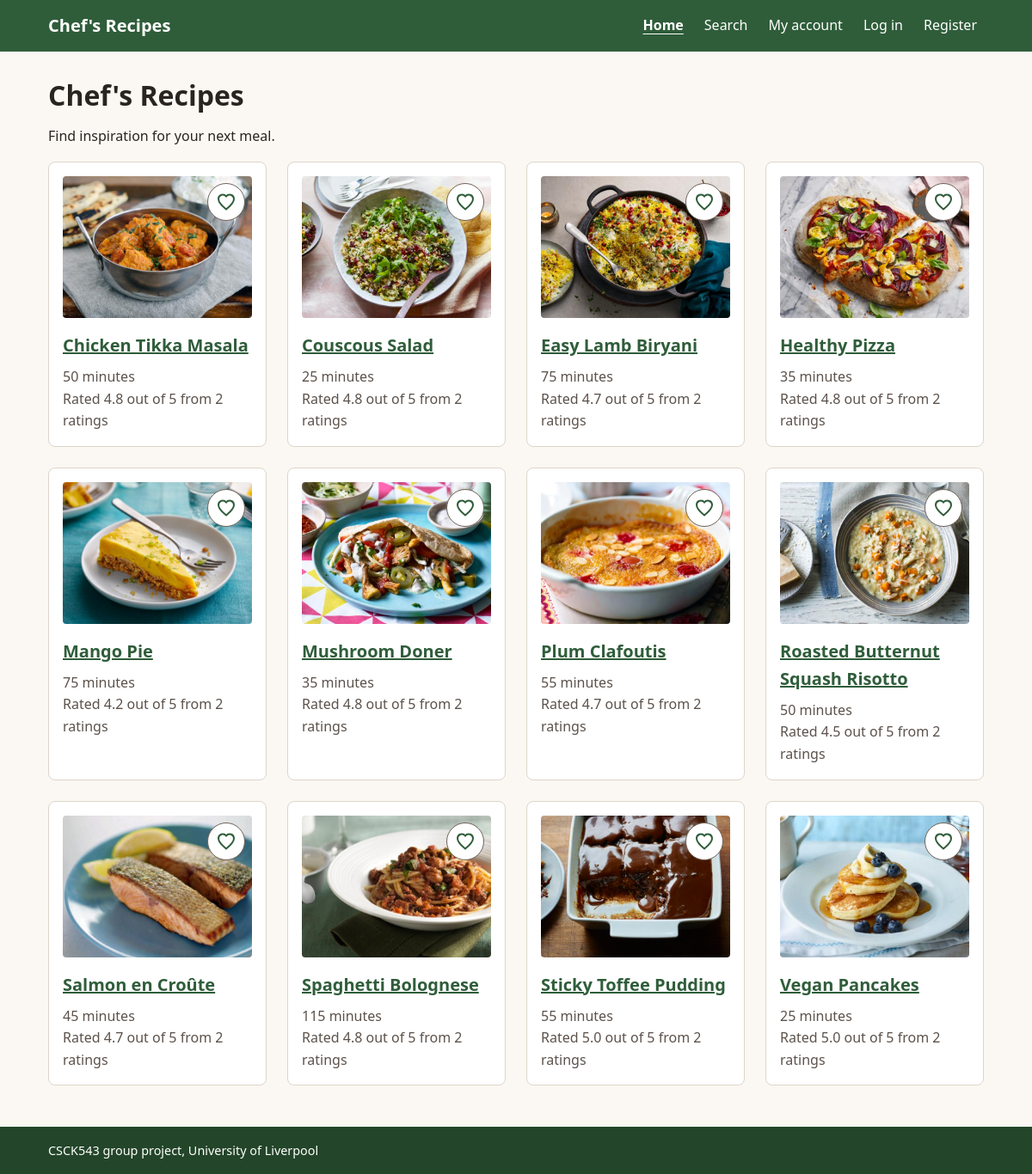
The page / on the database its author committed.
### tables this page shows
CREATE TABLE `recipes` (
  `recipe_id` INT UNSIGNED NOT NULL AUTO_INCREMENT,
  `title` VARCHAR(150) NOT NULL,
  `slug` VARCHAR(160) NOT NULL,
  `subtitle` VARCHAR(255) NOT NULL,
  `description` TEXT NOT NULL,
  `chef_notes` TEXT DEFAULT NULL,
  `bbc_url` VARCHAR(255) NOT NULL,
  `image_path` VARCHAR(255) NOT NULL,
  `prep_time_mins` INT UNSIGNED NOT NULL DEFAULT 15,
  `cook_time_mins` INT UNSIGNED NOT NULL DEFAULT 20,
  `total_time_mins` INT UNSIGNED NOT NULL DEFAULT 35,
  `servings` INT UNSIGNED NOT NULL DEFAULT 4,
  `difficulty` ENUM('Easy', 'Medium', 'Hard') NOT NULL DEFAULT 'Easy',
  `cost_tier` ENUM('Budget', 'Moderate', 'Gourmet') NOT NULL DEFAULT 'Budget',
  `calories_per_serving` INT UNSIGNED NOT NULL DEFAULT 350,
  `protein_g` DECIMAL(5,1) NOT NULL DEFAULT 12.0,
  `carbs_g` DECIMAL(5,1) NOT NULL DEFAULT 45.0,
  `fat_g` DECIMAL(5,1) NOT NULL DEFAULT 10.0,
  `fibre_g` DECIMAL(5,1) NOT NULL DEFAULT 5.0,
  `is_vegetarian` TINYINT(1) NOT NULL DEFAULT 0,
  `is_vegan` TINYINT(1) NOT NULL DEFAULT 0,
  `is_gluten_free` TINYINT(1) NOT NULL DEFAULT 0,
  `is_dairy_free` TINYINT(1) NOT NULL DEFAULT 0,
  `is_featured` TINYINT(1) NOT NULL DEFAULT 0,
  `created_at` DATETIME NOT NULL DEFAULT CURRENT_TIMESTAMP,
  PRIMARY KEY (`recipe_id`),
  UNIQUE KEY `uq_recipes_slug` (`slug`),
  KEY `idx_recipes_difficulty` (`difficulty`),
  KEY `idx_recipes_total_time` (`total_time_mins`),
  KEY `idx_recipes_calories` (`calories_per_serving`)
);

### includes/functions.php (called while the page is built, shortened)
<?php
function e($text)
{
    return htmlspecialchars($text, ENT_QUOTES, 'UTF-8');
}

### includes/recipe-grid.php (the view, shortened to what this page needs)
<div class="recipe-grid">
    <?php foreach ($recipes as $recipe): ?>
        <?php $is_saved = isset($saved_recipes[$recipe['recipe_id']]); ?>
        <article class="recipe-card">
            <img src="<?= e($recipe['image_path']) ?>" alt="Finished <?= e($recipe['title']) ?>" loading="lazy">
            <form method="post" action="favourite.php">
                <button class="favourite-button" type="submit"
                    aria-label="<?= e(($is_saved ? 'Remove from favourites: ' : 'Save to favourites: ') . $recipe['title']) ?>"
                    aria-pressed="<?= $is_saved ? 'true' : 'false' ?>">
                    <svg viewBox="0 0 24 24" aria-hidden="true" focusable="false">
                        <path d="M12 20.5C9.5 18.2 3 13.7 3 8.5A5 5 0 0 1 12 5.5A5 5 0 0 1 21 8.5C21 13.7 14.5 18.2 12 20.5Z"/>
                    </svg>
                </button>
            </form>
            <h2><a href="recipe.php?id=<?= (int)$recipe['recipe_id'] ?>"><?= e($recipe['title']) ?></a></h2>
            <p>
                <?= (int)$recipe['total_time_mins'] ?> minutes
            </p>
            <?php if ((int)$recipe['rating_count'] > 0): ?>
                <p>Rated <?= number_format((float)$recipe['avg_rating'], 1) ?> out of 5
                    from <?= (int)$recipe['rating_count'] ?> <?= (int)$recipe['rating_count'] === 1 ? 'rating' : 'ratings' ?></p>
            <?php else: ?>
                <p>Not yet rated</p>
            <?php endif; ?>
        </article>
    <?php endforeach; ?>
</div>

### includes/header.php (shortened to what this page needs)
<?php
require_once __DIR__ . '/functions.php';
$site_name = "Chef's Recipes";
$current_page = basename($_SERVER['SCRIPT_NAME']);
$is_logged_in = current_user_id() !== null;
$nav_links = [
    'index.php' => 'Home',
    'search.php' => 'Search',
    'account.php' => 'My account',
];
if ($is_logged_in) {
    $nav_links['logout.php'] = 'Log out';
} else {
    $nav_links['login.php'] = 'Log in';
    $nav_links['register.php'] = 'Register';
}
?>
<!DOCTYPE html>
<html lang="en-GB">
<head>
    <link rel="stylesheet" href="assets/css/style.css">
</head>
<body>
    <header class="site-header">
        <div class="container header-inner">
            <a class="site-name" href="index.php"><?= e($site_name) ?></a>
            <nav class="site-nav" id="site-nav" aria-label="Main">
                <ul>
                    <?php foreach ($nav_links as $url => $label): ?>
                        <li>
                            <?php if ($url === 'logout.php'): ?>
                                <form class="nav-logout-form" method="post" action="logout.php">
                                    <?php csrf_field(); ?>
                                    <button class="nav-logout" type="submit">Log out</button>
                                </form>
                            <?php else: ?>
                                <a href="<?= e($url) ?>"<?= $url === $current_page ? ' aria-current="page"' : '' ?>><?= e($label) ?></a>
                            <?php endif; ?>
                        </li>
                    <?php endforeach; ?>
                </ul>
            </nav>
        </div>
    </header>
    <main class="container" id="main">

### index.php (shortened to what this page needs)
<?php
require_once __DIR__ . '/includes/functions.php';
$pdo = getDbConnection();
$recipes = $pdo->query(
    'SELECT r.recipe_id, r.title, r.image_path, r.total_time_mins,
            (SELECT AVG(overall_rating) FROM recipe_ratings WHERE recipe_id = r.recipe_id) AS avg_rating,
            (SELECT COUNT(*) FROM recipe_ratings WHERE recipe_id = r.recipe_id) AS rating_count
     FROM recipes r ORDER BY r.title'
)->fetchAll();
$saved_recipes = [];
require __DIR__ . '/includes/header.php';
?>
<h1><?= e($site_name) ?></h1>
<p>Find inspiration for your next meal.</p>
<?php if (empty($recipes)): ?>
    <p>No recipes available yet.</p>
<?php else: ?>
    <?php require __DIR__ . '/includes/recipe-grid.php'; ?>
<?php endif; ?>
<?php require __DIR__ . '/includes/footer.php'; ?>

### includes/footer.php
    </main>
    <footer class="site-footer">
        <div class="container">
            <p>CSCK543 group project, University of Liverpool</p>
        </div>
    </footer>
</body>
</html>

### assets/css/style.css (style rules this page uses)
:root { --green: #2f5d3a; --green-dark: #234529; --text: #2a2420; --muted: #5c524b; --background: #fbf8f3; --surface: #ffffff; --border: #6f6259; --error: #b00020; }
* { box-sizing: border-box; }
body { margin: 0; min-height: 100vh; display: flex; flex-direction: column; background: var(--background); color: var(--text); font-family: system-ui, -apple-system, "Segoe UI", Roboto, Arial, sans-serif; font-size: 1rem; line-height: 1.6; }
main { flex: 1; padding-top: 2rem; padding-bottom: 3rem; }
h1 { margin: 0 0 1rem; font-size: 2rem; line-height: 1.2; }
a { color: var(--green); }
.container { width: 100%; max-width: 70rem; margin: 0 auto; padding-left: 1rem; padding-right: 1rem; }
.site-header { background: var(--green); color: #ffffff; }
.header-inner { display: flex; flex-wrap: wrap; align-items: center; justify-content: space-between; padding-top: 0.5rem; padding-bottom: 0.5rem; }
.site-name { color: #ffffff; font-size: 1.25rem; font-weight: 700; text-decoration: none; }
.site-nav { width: 100%; }
.js .site-nav { display: none; }
.site-nav ul { margin: 0.5rem 0 0; padding: 0; list-style: none; }
.site-nav a { display: flex; align-items: center; min-height: 44px; padding: 0 0.5rem; color: #ffffff; text-decoration: none; }
.site-nav a:hover, .site-nav a[aria-current="page"] { text-decoration: underline; text-underline-offset: 4px; }
.site-nav a[aria-current="page"] { font-weight: 700; }
.recipe-grid { display: grid; grid-template-columns: repeat(auto-fill, minmax(min(100%, 15rem), 1fr)); gap: 1.5rem; }
.recipe-card { position: relative; padding: 1rem; background: var(--surface); border: 1px solid #ddd5ca; border-radius: 8px; }
.recipe-card img { display: block; width: 100%; aspect-ratio: 4 / 3; object-fit: cover; border-radius: 4px; }
.recipe-card h2 { margin: 1rem 0 0.5rem; font-size: 1.25rem; }
.recipe-card p { margin: 0; color: var(--muted); }
.favourite-button { position: absolute; top: 1.5rem; right: 1.5rem; display: grid; place-items: center; width: 44px; height: 44px; padding: 0; background: var(--surface); color: var(--green); border: 1px solid var(--border); border-radius: 50%; cursor: pointer; }
.favourite-button svg { width: 24px; height: 24px; fill: none; stroke: currentColor; stroke-width: 2; }
.site-footer { background: var(--green-dark); color: #ffffff; font-size: 0.9rem; }
.site-footer p { margin: 0; padding: 1rem 0; }
@media (min-width: 48rem) { .site-nav, .js .site-nav { display: block; width: auto; } }
@media (min-width: 48rem) { .site-nav ul { display: flex; gap: 0.5rem; margin: 0; } }

### rows shown on the page
recipes: image_path (picture), title "Chicken Tikka Masala", total_time_mins "50", avg_rating "4.8", rating_count "2"
recipes: image_path (picture), title "Couscous Salad", total_time_mins "25", avg_rating "4.8", rating_count "2"
recipes: image_path (picture), title "Easy Lamb Biryani", total_time_mins "75", avg_rating "4.7", rating_count "2"
recipes: image_path (picture), title "Healthy Pizza", total_time_mins "35", avg_rating "4.8", rating_count "2"
recipes: image_path (picture), title "Mango Pie", total_time_mins "75", avg_rating "4.2", rating_count "2"
recipes: image_path (picture), title "Mushroom Doner", total_time_mins "35", avg_rating "4.8", rating_count "2"
recipes: image_path (picture), title "Plum Clafoutis", total_time_mins "55", avg_rating "4.7", rating_count "2"
recipes: image_path (picture), title "Roasted Butternut Squash Risotto", total_time_mins "50", avg_rating "4.5", rating_count "2"
recipes: image_path (picture), title "Salmon en Croûte", total_time_mins "45", avg_rating "4.7", rating_count "2"
recipes: image_path (picture), title "Spaghetti Bolognese", total_time_mins "115", avg_rating "4.8", rating_count "2"
recipes: image_path (picture), title "Sticky Toffee Pudding", total_time_mins "55", avg_rating "5.0", rating_count "2"
recipes: image_path (picture), title "Vegan Pancakes", total_time_mins "25", avg_rating "5.0", rating_count "2"

### other values the page prints
$site_name "Chef's Recipes"
$label "Home"
$label "Search"
$label "My account"
$label "Log in"
$label "Register"
